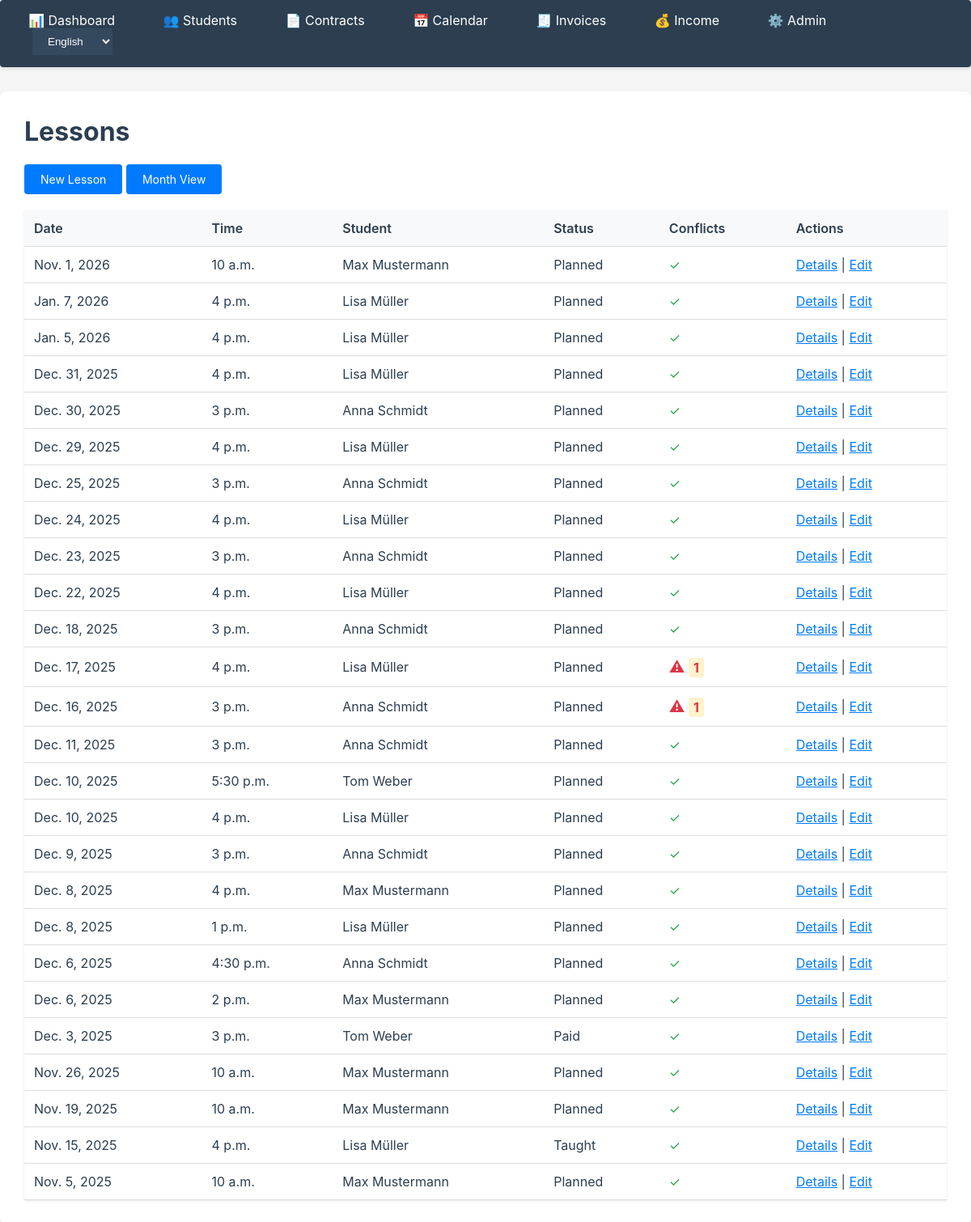
The app's page /lessons/, older data.
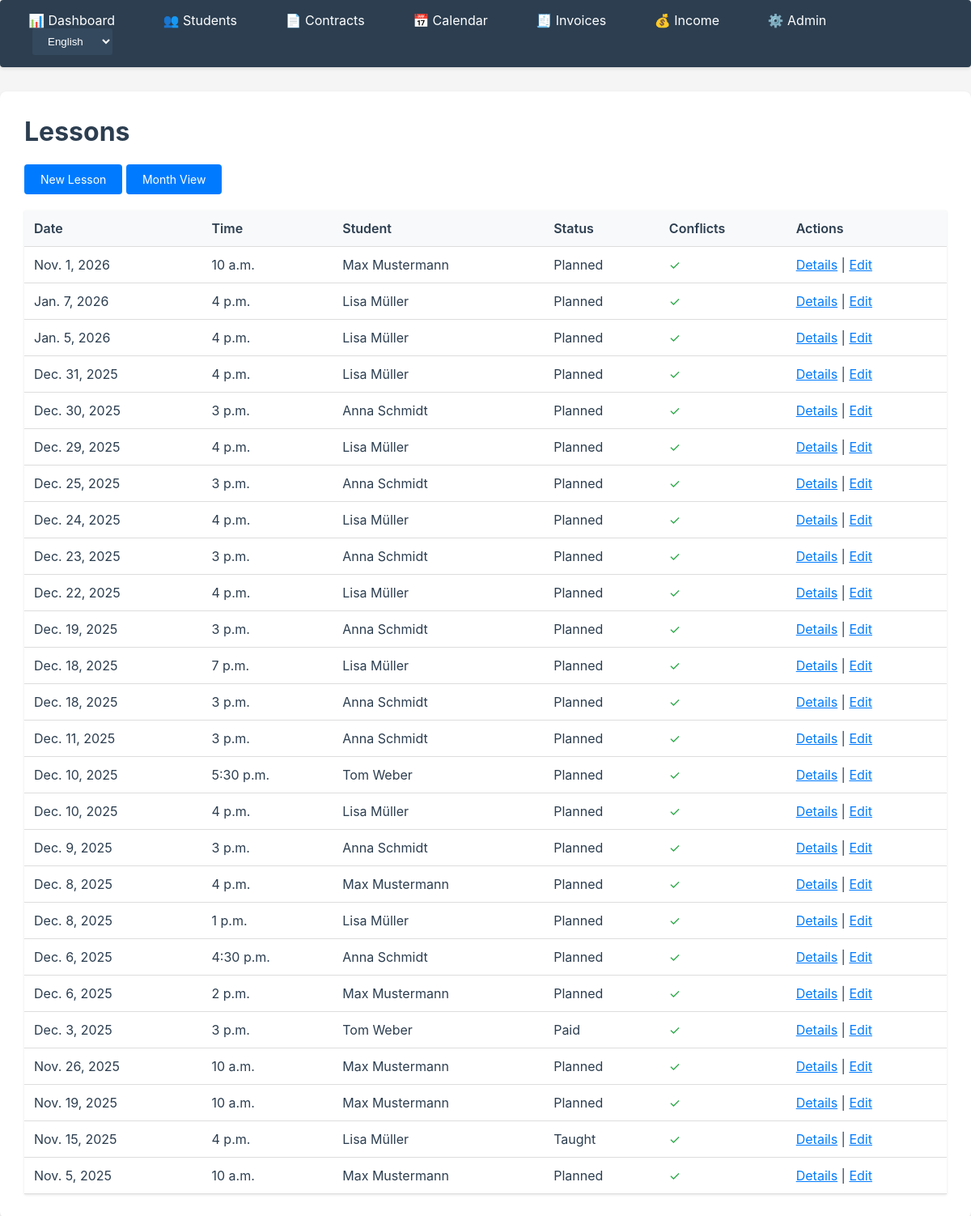
The same page, newer data.
### apps/lessons/models.py (models this page shows, shortened)
class Lesson(models.Model):
    STATUS_CHOICES = [
        ('planned', _('Planned')),
        ('taught', _('Taught')),
        ('cancelled', _('Cancelled')),
        ('paid', _('Paid')),
    ]
    contract = models.ForeignKey(
        Contract,
        on_delete=models.CASCADE,
        related_name='lessons',
        help_text=_("Associated contract")
    )
    date = models.DateField(help_text=_("Lesson date"))
    start_time = models.TimeField(help_text=_("Start time"))
    duration_minutes = models.PositiveIntegerField(
        validators=[MinValueValidator(1)],
        help_text=_("Duration in minutes")
    )
    status = models.CharField(
        max_length=20,
        choices=STATUS_CHOICES,
        default='planned',
        help_text=_("Lesson status")
    )
    travel_time_before_minutes = models.PositiveIntegerField(
        default=0,
        help_text=_("Travel time before in minutes")
    )
    travel_time_after_minutes = models.PositiveIntegerField(
        default=0,
        help_text=_("Travel time after in minutes")
    )
    notes = models.TextField(
        blank=True,
        null=True,
        help_text=_("Notes for the lesson")
    )
    created_at = models.DateTimeField(auto_now_add=True)
    updated_at = models.DateTimeField(auto_now=True)
    class Meta:
        ordering = ['-date', '-start_time']
        verbose_name = _('Lesson')
        verbose_name_plural = _('Lessons')
        indexes = [
            models.Index(fields=['date', 'start_time']),
            models.Index(fields=['status']),
        ]

### apps/contracts/models.py (models this page shows, shortened)
class Contract(models.Model):
    student = models.ForeignKey(
        Student,
        on_delete=models.CASCADE,
        related_name='contracts',
        help_text=_("Student for whom the contract applies")
    )
    institute = models.CharField(
        max_length=200,
        blank=True,
        null=True,
        help_text=_("Institute name (if applicable)")
    )
    hourly_rate = models.DecimalField(
        max_digits=10,
        decimal_places=2,
        validators=[MinValueValidator(Decimal('0.01'))],
        help_text=_("Rate per unit in EUR")
    )
    unit_duration_minutes = models.PositiveIntegerField(
        default=60,
        help_text=_("Duration of one unit in minutes")
    )
    start_date = models.DateField(help_text=_("Contract start date"))
    end_date = models.DateField(
        null=True,
        blank=True,
        help_text=_("Contract end date (optional, empty = unlimited)")
    )
    is_active = models.BooleanField(
        default=True,
        help_text=_("Is the contract active?")
    )
    notes = models.TextField(
        blank=True,
        null=True,
        help_text=_("Additional notes about the contract")
    )
    created_at = models.DateTimeField(auto_now_add=True)
    updated_at = models.DateTimeField(auto_now=True)
    class Meta:
        ordering = ['-start_date', 'student']
        verbose_name = _('Contract')
        verbose_name_plural = _('Contracts')

### apps/students/models.py (models this page shows, shortened)
class Student(models.Model):
    first_name = models.CharField(max_length=100)
    last_name = models.CharField(max_length=100)
    email = models.EmailField(blank=True, null=True)
    phone = models.CharField(max_length=20, blank=True, null=True)
    school = models.CharField(
        max_length=200,
        blank=True,
        null=True,
        help_text=_("School name")
    )
    grade = models.CharField(
        max_length=50,
        blank=True,
        null=True,
        help_text=_("Grade/Level (e.g., '10th grade', 'Q1')")
    )
    subjects = models.CharField(
        max_length=500,
        blank=True,
        null=True,
        help_text=_("Subjects (comma-separated, e.g., 'Math, German, English')")
    )
    notes = models.TextField(
        blank=True,
        null=True,
        help_text=_("Additional notes about the student")
    )
    created_at = models.DateTimeField(auto_now_add=True)
    updated_at = models.DateTimeField(auto_now=True)
    class Meta:
        ordering = ['last_name', 'first_name']
        verbose_name = _('Student')
        verbose_name_plural = _('Students')
    def __str__(self):
        return f"{self.first_name} {self.last_name}"

### apps/lessons/views.py (the view)
# urls.py: path('', views.LessonListView.as_view(), name='list'),
class LessonListView(ListView):
    model = Lesson
    template_name = 'lessons/lesson_list.html'
    context_object_name = 'lessons'
    paginate_by = 30
    def get_queryset(self):
        queryset = super().get_queryset().select_related(
            'contract', 'contract__student'
        )
        for lesson in queryset:
            lesson.conflicts = LessonConflictService.check_conflicts(lesson)
        return queryset

### apps/lessons/services.py (called while the page is built)
    @staticmethod
    def intervals_overlap(start1: datetime, end1: datetime, start2: datetime, end2: datetime) -> bool:
        return end1 > start2 and start1 < end2

    @staticmethod
    def calculate_time_block(lesson: Lesson) -> tuple[datetime, datetime]:
        lesson_datetime = timezone.make_aware(
            datetime.combine(lesson.date, lesson.start_time)
        )
        start_datetime = lesson_datetime - timedelta(minutes=lesson.travel_time_before_minutes)
        end_datetime = lesson_datetime + timedelta(
            minutes=lesson.duration_minutes + lesson.travel_time_after_minutes
        )
        return start_datetime, end_datetime

### apps/lessons/templates/lessons/lesson_list.html (shortened to what this page needs)
{% extends 'core/base.html' %}
{% load i18n %}
{% block content %}
<h1>{% trans "Lessons" %}</h1>
<a href="{% url 'lessons:create' %}" class="btn">{% trans "New Lesson" %}</a>
<a href="{% url 'lessons:month' 2025 12 %}" class="btn">{% trans "Month View" %}</a>
<table>
    <thead>
        <tr>
            <th>{% trans "Date" %}</th>
            <th>{% trans "Time" %}</th>
            <th>{% trans "Student" %}</th>
            <th>{% trans "Status" %}</th>
            <th>{% trans "Conflicts" %}</th>
            <th>{% trans "Actions" %}</th>
        </tr>
    </thead>
    <tbody>
        {% for lesson in lessons %}
        <tr>
            <td>{{ lesson.date }}</td>
            <td>{{ lesson.start_time }}</td>
            <td>{{ lesson.contract.student }}</td>
            <td>{{ lesson.get_status_display }}</td>
            <td>
                {% if lesson.conflicts %}
                <span class="conflict-icon">⚠</span> <span class="conflict">{{ lesson.conflicts|length }}</span>
                {% else %}
                <span style="color: #28a745;">✓</span>
                {% endif %}
            </td>
            <td>
                <a href="{% url 'lessons:detail' lesson.pk %}">{% trans "Details" %}</a> |
                <a href="{% url 'lessons:update' lesson.pk %}">{% trans "Edit" %}</a>
            </td>
        </tr>
        {% empty %}
        <tr><td colspan="6">{% trans "No lessons available." %}</td></tr>
        {% endfor %}
    </tbody>
</table>
{% endblock %}

Row changes from the older to the newer data that the page shows:
changed Lesson: date "Dec. 18, 2025" → "Dec. 19, 2025"
changed Lesson (number 12 of 26 on the later page): date "Dec. 17, 2025" → "Dec. 18, 2025"; start_time "4 p.m." → "7 p.m."; conflicts|length "1" → (not shown); text "⚠" → "✓"
changed Lesson (number 13 of 26 on the later page): date "Dec. 16, 2025" → "Dec. 18, 2025"; conflicts|length "1" → (not shown); text "⚠" → "✓"
